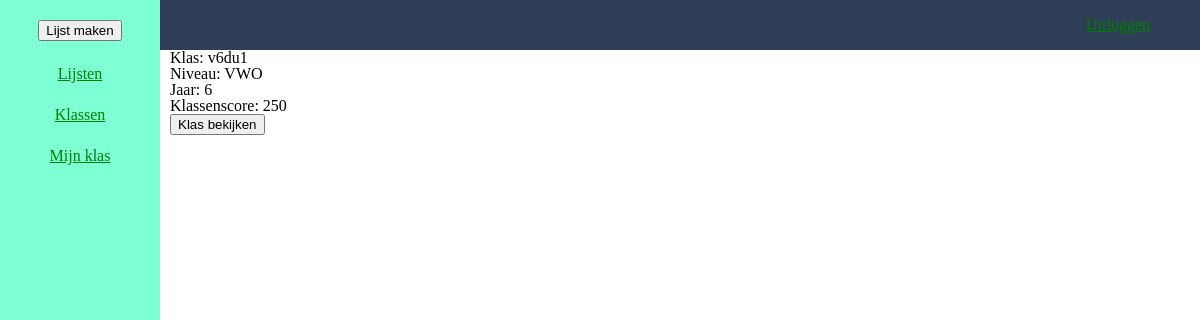
Before: /klassen.php (signed in) with the older database file.
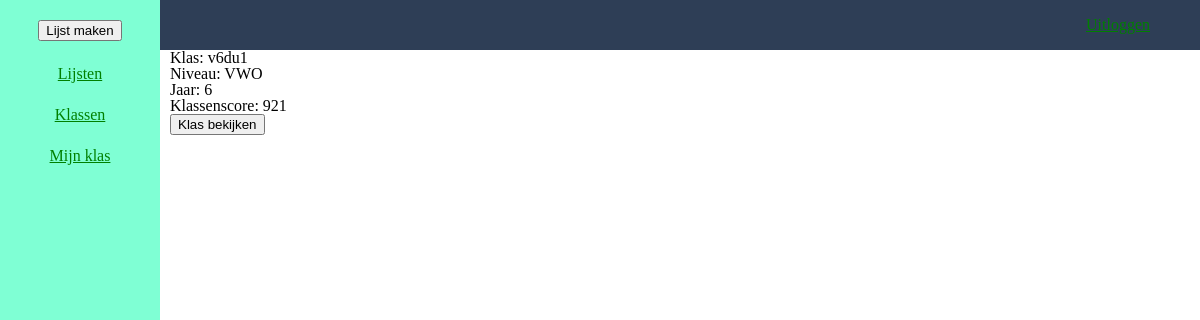
After: the same page with the newer database file.
### tables this page shows
CREATE TABLE `klassen` (
  `klasId` int(11) NOT NULL,
  `klasNaam` varchar(255) NOT NULL,
  `klasNiveau` varchar(255) NOT NULL,
  `klasJaar` int(11) NOT NULL,
  `klasScore` int(11) NOT NULL,
  `klasDocent` varchar(535) NOT NULL
);

### klassen.php (the view, shortened to what this page needs)
<?php
include 'loginHeader.php';
include 'sidebar.php';
?>
<main class="main-sidebar">
    <?php
    require "includes/dbh.inc.php";
    $sql = "SELECT * FROM klassen";
    $stmt = mysqli_stmt_init($conn);
    if(!mysqli_stmt_prepare($stmt, $sql)) {
        header("Location: /?error=sqlerror");
        exit();
    } else {
        mysqli_stmt_execute($stmt);
        $result = mysqli_stmt_get_result($stmt);
        if(mysqli_num_rows($result) > 0) {
            while($lijst = mysqli_fetch_assoc($result)) {
    ?>
        <div class="klasDiv">
            <p><?php echo 'Klas: ' . $lijst['klasNaam'] ?></p>
            <p><?php echo 'Niveau: ' . $lijst['klasNiveau'] ?></p>
            <p><?php echo 'Jaar: ' . $lijst['klasJaar'] ?></p>
            <p><?php echo 'Klassenscore: ' . $lijst['klasScore'] ?></p>
            <button class="klasBekijkButton">Klas bekijken</button>
        </div>
    <?php
            }
        }
    }
    ?>
</main>
<?php
include 'defaultFooter.php';
?>

### loginHeader.php (shortened to what this page needs)
<!DOCTYPE html>
<html>
    <head>
        <link rel="stylesheet" href="css/style.css">
    </head>
    <body>
        <header class="lijstenHeader">
            <a href="includes/logout.inc.php">Uitloggen</a>
        </header>
    </body>
</html>

### sidebar.php (shortened to what this page needs)
<div class="sidebar">
    <div>
        <button type="button" class="lijstMakenButton">Lijst maken</button>
    </div>
    <nav>
        <a href="lijsten">Lijsten</a>
        <a href="klassen">Klassen</a>
        <?php
        if(isset($_SESSION['klasId'])) {
        ?>
        <a href="klas?klasId=<?php echo $_SESSION['klasId'] ?>">Mijn klas</a>
        <?php
        }
        ?>
    </nav>
</div>

### defaultFooter.php (shortened to what this page needs)
<html>
    <body>
    </body>
</html>

### css/style.css (style rules this page uses)
html, body, div, span, applet, object, iframe, h1, h2, h3, h4, h5, h6, p, blockquote, pre, a, abbr, acronym, address, big, cite, code, del, dfn, em, img, ins, kbd, q, s, samp, small, strike, strong, sub, sup, tt, var, b, u, i, center, dl, dt, dd, ol, ul, li, fieldset, form, label, legend, table, caption, tbody, tfoot, thead, tr, th, td, article, aside, canvas, details, embed, figure, figcaption, footer, header, hgroup, menu, nav, output, ruby, section, summary, time, mark, audio, video { margin: 0; padding: 0; border: 0; font-size: 100%; font: inherit; vertical-align: baseline; }
article, aside, details, figcaption, figure, footer, header, hgroup, menu, nav, section { display: block; }
body { line-height: 1; }
nav { display: -webkit-box; display: -ms-flexbox; display: flex; -webkit-box-orient: horizontal; -webkit-box-direction: normal; -ms-flex-flow: row nowrap; flex-flow: row nowrap; -webkit-box-pack: end; -ms-flex-pack: end; justify-content: flex-end; }
.sidebar { display: -webkit-box; display: -ms-flexbox; display: flex; -webkit-box-orient: vertical; -webkit-box-direction: normal; -ms-flex-direction: column; flex-direction: column; height: 100%; width: 160px; position: fixed; z-index: 1; top: 0; left: 0; right: auto; background-color: aquamarine; overflow-x: hidden; padding-top: 20px; -webkit-box-align: center; -ms-flex-align: center; align-items: center; }
.sidebar nav { display: -webkit-box; display: -ms-flexbox; display: flex; -webkit-box-orient: vertical; -webkit-box-direction: normal; -ms-flex-flow: column wrap; flex-flow: column wrap; -webkit-box-align: center; -ms-flex-align: center; align-items: center; }
.sidebar nav > * { padding-top: 25px; }
.main-sidebar { margin-left: 160px; padding: 0px 10px; }
.lijstenHeader { height: 50px; width: 100%; background-color: #2E3E56; display: -webkit-box; display: -ms-flexbox; display: flex; -webkit-box-orient: horizontal; -webkit-box-direction: normal; -ms-flex-flow: row nowrap; flex-flow: row nowrap; -ms-flex-line-pack: center; align-content: center; -webkit-box-align: center; -ms-flex-align: center; align-items: center; -webkit-box-pack: end; -ms-flex-pack: end; justify-content: flex-end; z-index: 5; }
.lijstenHeader a { margin-right: 50px; }
a { color: green; }

Changed rows visible on the page:
changed klassen "v6du1": klasScore "250" → "921"
